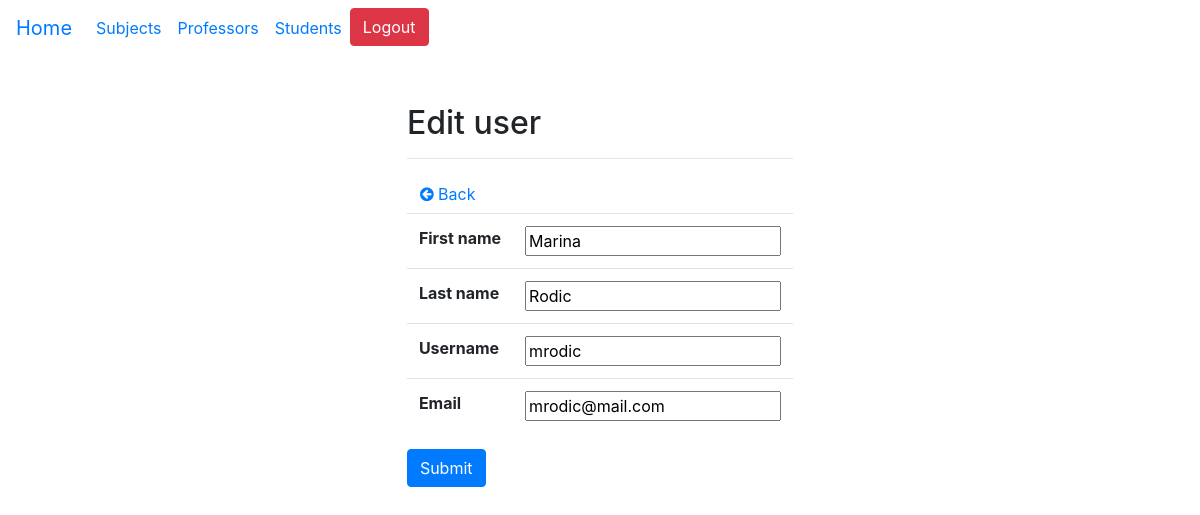
/users/edit/3 (signed in), run on the app's committed database.
### base/models.py (models this page shows)
class User(AbstractUser):
    STATUSES = (('None', 'None'), ('Regular', 'Regular'), ('Part time', 'Part time'))
    status = models.CharField(max_length=50, choices=STATUSES, null=True, blank=True)
    role = models.ForeignKey(Role, on_delete=models.PROTECT, null=True, blank=True)

### base/decorators.py (the view)
    def wrap(*args, **kwargs):
        if args[0].user.role.name == "Administrator":
            return function(*args, **kwargs)
        else:
            return HttpResponse('<h3> You are not allowed to access this page. </h3>')

### base/forms.py (shortened to what this page needs)
class EditUserForm(ModelForm):
    password = forms.CharField(widget=forms.PasswordInput, required=False)
    class Meta:
        model = User
        fields = ['first_name', 'last_name', 'username', 'email', 'password', 'status', 'role']

### base/views.py (called while the page is built, shortened)
@login_required(login_url="/login/")
@admin_only
def edit_user(request, id):
    user = User.objects.get(pk=id)
    user_role = user.role.name
    if request.method == "GET":
        form = EditUserForm(instance=user)
        return render(request, "edit_user.html", {"form":form, "user":user})
    else:
        return HttpResponse("<h3> Unable to edit user </h3>")

### base/templates/edit_user.html (shortened to what this page needs)
{% extends 'base.html' %}
{% block edit_user %}
<h2> Edit user </h2>
<hr>
{% if user.role.name == "Professor" %}
<a class="btn btn-link mr-2" href="{% url 'all_professors' %}"> <i class="fa fa-arrow-circle-left"></i> Back </a>
{% elif user.role.name == "Student" %}
<a class="btn btn-link mr-2" href="{% url 'all_students' %}"> <i class="fa fa-arrow-circle-left"></i> Back </a>
{% endif %}
<form method="POST">
    <table class="table">
        <tr>
            <th> First name </th>
            <td> {{form.first_name}} </td>
        </tr>
        <tr>
            <th> Last name </th>
            <td> {{form.last_name}} </td>
        </tr>
        <tr>
            <th> Username </th>
            <td> {{form.username}} </td>
        </tr>
        <tr>
            <th> Email </th>
            <td> {{form.email}} </td>
        </tr>
    </table>
    <button class="btn btn-primary" type="submit"> Submit </button>
</form>
{% endblock %}

### data on the page
User: first_name "Marina", last_name "Rodic", username "mrodic", email "mrodic@mail.com"
